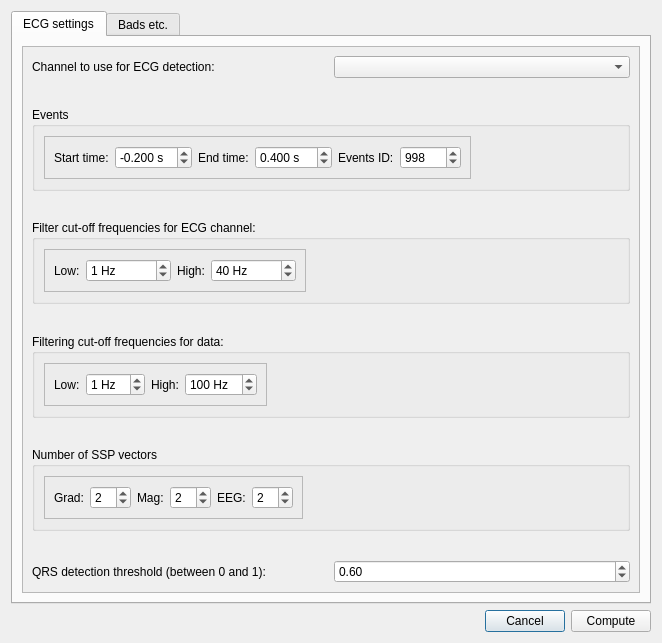
<?xml version="1.0" encoding="UTF-8"?>
<ui version="4.0">
 <class>Dialog</class>
 <widget class="QDialog" name="Dialog">
  <property name="geometry">
   <rect>
    <x>0</x>
    <y>0</y>
    <width>662</width>
    <height>643</height>
   </rect>
  </property>
  <property name="windowTitle">
   <string>Meggie - Compute ECG projections</string>
  </property>
  <layout class="QGridLayout" name="gridLayout">
   <item row="0" column="1">
    <widget class="QTabWidget" name="tabWidgetECGSettings">
     <property name="currentIndex">
      <number>0</number>
     </property>
     <widget class="QWidget" name="tabECG1">
      <attribute name="title">
       <string>ECG settings</string>
      </attribute>
      <layout class="QGridLayout" name="gridLayout_2">
       <item row="0" column="0">
        <widget class="QScrollArea" name="scrollArea">
         <property name="widgetResizable">
          <bool>true</bool>
         </property>
         <widget class="QWidget" name="scrollAreaWidgetContents_2">
          <property name="geometry">
           <rect>
            <x>0</x>
            <y>0</y>
            <width>618</width>
            <height>538</height>
           </rect>
          </property>
          <layout class="QGridLayout" name="gridLayout_7">
           <item row="0" column="0">
            <layout class="QVBoxLayout" name="verticalLayout_5">
             <item>
              <layout class="QHBoxLayout" name="horizontalLayout_10">
               <item>
                <widget class="QLabel" name="labelECGChannel">
                 <property name="text">
                  <string>Channel to use for ECG detection:</string>
                 </property>
                </widget>
               </item>
               <item>
                <widget class="QComboBox" name="comboBoxECGChannel"/>
               </item>
              </layout>
             </item>
             <item>
              <spacer name="verticalSpacer_5">
               <property name="orientation">
                <enum>Qt::Vertical</enum>
               </property>
               <property name="sizeHint" stdset="0">
                <size>
                 <width>20</width>
                 <height>40</height>
                </size>
               </property>
              </spacer>
             </item>
             <item>
              <widget class="QGroupBox" name="groupBoxEvent">
               <property name="title">
                <string>Events</string>
               </property>
               <layout class="QFormLayout" name="formLayout_4">
                <item row="0" column="0">
                 <widget class="QFrame" name="frame">
                  <property name="frameShape">
                   <enum>QFrame::StyledPanel</enum>
                  </property>
                  <property name="frameShadow">
                   <enum>QFrame::Raised</enum>
                  </property>
                  <layout class="QFormLayout" name="formLayout_3">
                   <item row="0" column="0">
                    <layout class="QHBoxLayout" name="horizontalLayout_8">
                     <item>
                      <layout class="QHBoxLayout" name="horizontalLayout">
                       <item>
                        <widget class="QLabel" name="labelTmin">
                         <property name="text">
                          <string>Start time:</string>
                         </property>
                        </widget>
                       </item>
                       <item>
                        <widget class="QDoubleSpinBox" name="doubleSpinBoxTmin">
                         <property name="suffix">
                          <string> s</string>
                         </property>
                         <property name="decimals">
                          <number>3</number>
                         </property>
                         <property name="minimum">
                          <double>-99.989999999999995</double>
                         </property>
                         <property name="singleStep">
                          <double>0.050000000000000</double>
                         </property>
                         <property name="value">
                          <double>-0.200000000000000</double>
                         </property>
                        </widget>
                       </item>
                      </layout>
                     </item>
                     <item>
                      <layout class="QHBoxLayout" name="horizontalLayout_2">
                       <item>
                        <widget class="QLabel" name="labelTmax">
                         <property name="text">
                          <string>End time:</string>
                         </property>
                        </widget>
                       </item>
                       <item>
                        <widget class="QDoubleSpinBox" name="doubleSpinBoxTmax">
                         <property name="suffix">
                          <string> s</string>
                         </property>
                         <property name="decimals">
                          <number>3</number>
                         </property>
                         <property name="minimum">
                          <double>-99.989999999999995</double>
                         </property>
                         <property name="singleStep">
                          <double>0.050000000000000</double>
                         </property>
                         <property name="value">
                          <double>0.400000000000000</double>
                         </property>
                        </widget>
                       </item>
                      </layout>
                     </item>
                     <item>
                      <layout class="QHBoxLayout" name="horizontalLayout_6">
                       <item>
                        <widget class="QLabel" name="labelEventID">
                         <property name="text">
                          <string>Events ID:</string>
                         </property>
                        </widget>
                       </item>
                       <item>
                        <widget class="QSpinBox" name="spinBoxEventsID">
                         <property name="maximum">
                          <number>10000</number>
                         </property>
                         <property name="value">
                          <number>998</number>
                         </property>
                        </widget>
                       </item>
                      </layout>
                     </item>
                    </layout>
                   </item>
                  </layout>
                 </widget>
                </item>
               </layout>
              </widget>
             </item>
             <item>
              <spacer name="verticalSpacer">
               <property name="orientation">
                <enum>Qt::Vertical</enum>
               </property>
               <property name="sizeHint" stdset="0">
                <size>
                 <width>20</width>
                 <height>40</height>
                </size>
               </property>
              </spacer>
             </item>
             <item>
              <widget class="QGroupBox" name="groupBoxFilteringECG">
               <property name="title">
                <string>Filter cut-off frequencies for ECG channel:</string>
               </property>
               <layout class="QFormLayout" name="formLayout_5">
                <item row="0" column="0">
                 <widget class="QFrame" name="frame_6">
                  <property name="frameShape">
                   <enum>QFrame::StyledPanel</enum>
                  </property>
                  <property name="frameShadow">
                   <enum>QFrame::Raised</enum>
                  </property>
                  <layout class="QGridLayout" name="gridLayout_3">
                   <item row="0" column="0">
                    <layout class="QHBoxLayout" name="horizontalLayout_18">
                     <property name="spacing">
                      <number>6</number>
                     </property>
                     <property name="sizeConstraint">
                      <enum>QLayout::SetDefaultConstraint</enum>
                     </property>
                     <item>
                      <layout class="QHBoxLayout" name="horizontalLayout_23">
                       <item>
                        <widget class="QLabel" name="labelLowPass">
                         <property name="sizePolicy">
                          <sizepolicy hsizetype="Preferred" vsizetype="Preferred">
                           <horstretch>0</horstretch>
                           <verstretch>0</verstretch>
                          </sizepolicy>
                         </property>
                         <property name="text">
                          <string>Low:</string>
                         </property>
                        </widget>
                       </item>
                       <item>
                        <widget class="QSpinBox" name="spinBoxLowPass">
                         <property name="suffix">
                          <string> Hz</string>
                         </property>
                         <property name="maximum">
                          <number>1000000</number>
                         </property>
                         <property name="value">
                          <number>1</number>
                         </property>
                        </widget>
                       </item>
                      </layout>
                     </item>
                     <item>
                      <layout class="QHBoxLayout" name="horizontalLayout_24">
                       <item>
                        <widget class="QLabel" name="labelHighPass">
                         <property name="text">
                          <string>High:</string>
                         </property>
                        </widget>
                       </item>
                       <item>
                        <widget class="QSpinBox" name="spinBoxHighPass">
                         <property name="suffix">
                          <string> Hz</string>
                         </property>
                         <property name="maximum">
                          <number>1000000000</number>
                         </property>
                         <property name="value">
                          <number>40</number>
                         </property>
                        </widget>
                       </item>
                      </layout>
                     </item>
                    </layout>
                   </item>
                  </layout>
                 </widget>
                </item>
               </layout>
              </widget>
             </item>
             <item>
              <spacer name="verticalSpacer_2">
               <property name="orientation">
                <enum>Qt::Vertical</enum>
               </property>
               <property name="sizeHint" stdset="0">
                <size>
                 <width>20</width>
                 <height>40</height>
                </size>
               </property>
              </spacer>
             </item>
             <item>
              <widget class="QGroupBox" name="groupBoxFilter">
               <property name="title">
                <string>Filtering cut-off frequencies for data:</string>
               </property>
               <layout class="QFormLayout" name="formLayout_6">
                <item row="0" column="0">
                 <widget class="QFrame" name="frame_7">
                  <property name="frameShape">
                   <enum>QFrame::StyledPanel</enum>
                  </property>
                  <property name="frameShadow">
                   <enum>QFrame::Raised</enum>
                  </property>
                  <layout class="QGridLayout" name="gridLayout_6">
                   <item row="0" column="0">
                    <layout class="QHBoxLayout" name="horizontalLayout_25">
                     <item>
                      <layout class="QHBoxLayout" name="horizontalLayout_26">
                       <item>
                        <widget class="QLabel" name="labelLow">
                         <property name="text">
                          <string>Low:</string>
                         </property>
                        </widget>
                       </item>
                       <item>
                        <widget class="QSpinBox" name="spinBoxLow">
                         <property name="suffix">
                          <string> Hz</string>
                         </property>
                         <property name="value">
                          <number>1</number>
                         </property>
                        </widget>
                       </item>
                      </layout>
                     </item>
                     <item>
                      <layout class="QHBoxLayout" name="horizontalLayout_27">
                       <item>
                        <widget class="QLabel" name="labelHigh">
                         <property name="text">
                          <string>High:</string>
                         </property>
                        </widget>
                       </item>
                       <item>
                        <widget class="QSpinBox" name="spinBoxHigh">
                         <property name="suffix">
                          <string> Hz</string>
                         </property>
                         <property name="maximum">
                          <number>1000</number>
                         </property>
                         <property name="value">
                          <number>100</number>
                         </property>
                        </widget>
                       </item>
                      </layout>
                     </item>
                    </layout>
                   </item>
                  </layout>
                 </widget>
                </item>
               </layout>
              </widget>
             </item>
             <item>
              <spacer name="verticalSpacer_3">
               <property name="orientation">
                <enum>Qt::Vertical</enum>
               </property>
               <property name="sizeHint" stdset="0">
                <size>
                 <width>20</width>
                 <height>40</height>
                </size>
               </property>
              </spacer>
             </item>
             <item>
              <widget class="QGroupBox" name="groupBoxSSP">
               <property name="title">
                <string>Number of SSP vectors</string>
               </property>
               <layout class="QFormLayout" name="formLayout_7">
                <item row="0" column="0">
                 <widget class="QFrame" name="frame_2">
                  <property name="frameShape">
                   <enum>QFrame::StyledPanel</enum>
                  </property>
                  <property name="frameShadow">
                   <enum>QFrame::Raised</enum>
                  </property>
                  <layout class="QGridLayout" name="gridLayout_5">
                   <item row="0" column="0">
                    <layout class="QHBoxLayout" name="horizontalLayout_9">
                     <item>
                      <layout class="QHBoxLayout" name="horizontalLayout_3">
                       <item>
                        <widget class="QLabel" name="labelGrad">
                         <property name="text">
                          <string>Grad:</string>
                         </property>
                        </widget>
                       </item>
                       <item>
                        <widget class="QSpinBox" name="spinBoxGrad">
                         <property name="value">
                          <number>2</number>
                         </property>
                        </widget>
                       </item>
                      </layout>
                     </item>
                     <item>
                      <layout class="QHBoxLayout" name="horizontalLayout_4">
                       <item>
                        <widget class="QLabel" name="labelMag">
                         <property name="text">
                          <string>Mag:</string>
                         </property>
                        </widget>
                       </item>
                       <item>
                        <widget class="QSpinBox" name="spinBoxMag">
                         <property name="value">
                          <number>2</number>
                         </property>
                        </widget>
                       </item>
                      </layout>
                     </item>
                     <item>
                      <layout class="QHBoxLayout" name="horizontalLayout_5">
                       <item>
                        <widget class="QLabel" name="labelEeg">
                         <property name="text">
                          <string>EEG:</string>
                         </property>
                        </widget>
                       </item>
                       <item>
                        <widget class="QSpinBox" name="spinBoxEeg">
                         <property name="value">
                          <number>2</number>
                         </property>
                        </widget>
                       </item>
                      </layout>
                     </item>
                    </layout>
                   </item>
                  </layout>
                 </widget>
                </item>
               </layout>
              </widget>
             </item>
             <item>
              <spacer name="verticalSpacer_4">
               <property name="orientation">
                <enum>Qt::Vertical</enum>
               </property>
               <property name="sizeHint" stdset="0">
                <size>
                 <width>20</width>
                 <height>40</height>
                </size>
               </property>
              </spacer>
             </item>
             <item>
              <layout class="QHBoxLayout" name="horizontalLayout_17">
               <item>
                <widget class="QLabel" name="label">
                 <property name="text">
                  <string>QRS detection threshold (between 0 and 1):</string>
                 </property>
                </widget>
               </item>
               <item>
                <widget class="QDoubleSpinBox" name="doubleSpinBoxQrs">
                 <property name="maximum">
                  <double>1.000000000000000</double>
                 </property>
                 <property name="singleStep">
                  <double>0.100000000000000</double>
                 </property>
                 <property name="value">
                  <double>0.600000000000000</double>
                 </property>
                </widget>
               </item>
              </layout>
             </item>
            </layout>
           </item>
          </layout>
         </widget>
        </widget>
       </item>
      </layout>
     </widget>
     <widget class="QWidget" name="tabECG2">
      <attribute name="title">
       <string>Bads etc.</string>
      </attribute>
      <widget class="QWidget" name="horizontalLayoutWidget_17">
       <property name="geometry">
        <rect>
         <x>10</x>
         <y>60</y>
         <width>364</width>
         <height>41</height>
        </rect>
       </property>
       <layout class="QHBoxLayout" name="horizontalLayout_21">
        <item>
         <widget class="QLabel" name="labelStart1">
          <property name="text">
           <string>Start artifact detection after</string>
          </property>
         </widget>
        </item>
        <item>
         <widget class="QSpinBox" name="spinBoxStart">
          <property name="maximum">
           <number>10000</number>
          </property>
          <property name="value">
           <number>5</number>
          </property>
         </widget>
        </item>
        <item>
         <widget class="QLabel" name="labelStart2">
          <property name="text">
           <string>seconds.</string>
          </property>
         </widget>
        </item>
       </layout>
      </widget>
      <widget class="QWidget" name="horizontalLayoutWidget">
       <property name="geometry">
        <rect>
         <x>10</x>
         <y>160</y>
         <width>310</width>
         <height>41</height>
        </rect>
       </property>
       <layout class="QHBoxLayout" name="horizontalLayout_7">
        <item>
         <widget class="QLabel" name="labelJobs">
          <property name="text">
           <string>Number of jobs to run in parallel:</string>
          </property>
         </widget>
        </item>
        <item>
         <widget class="QSpinBox" name="spinBoxJobs">
          <property name="value">
           <number>1</number>
          </property>
         </widget>
        </item>
       </layout>
      </widget>
      <widget class="QWidget" name="layoutWidget">
       <property name="geometry">
        <rect>
         <x>10</x>
         <y>110</y>
         <width>341</width>
         <height>41</height>
        </rect>
       </property>
       <layout class="QHBoxLayout" name="horizontalLayout_22">
        <item>
         <widget class="QLabel" name="labelTaps">
          <property name="text">
           <string>Number of taps to use for filtering:</string>
          </property>
         </widget>
        </item>
        <item>
         <widget class="QSpinBox" name="spinBoxTaps">
          <property name="maximum">
           <number>10000</number>
          </property>
          <property name="value">
           <number>2048</number>
          </property>
         </widget>
        </item>
       </layout>
      </widget>
      <widget class="QWidget" name="verticalLayoutWidget">
       <property name="geometry">
        <rect>
         <x>10</x>
         <y>250</y>
         <width>389</width>
         <height>111</height>
        </rect>
       </property>
       <layout class="QVBoxLayout" name="verticalLayout">
        <item>
         <widget class="QCheckBox" name="checkBoxEEGProj">
          <property name="text">
           <string>Add EEG average reference proj.</string>
          </property>
         </widget>
        </item>
        <item>
         <widget class="QCheckBox" name="checkBoxSSPProj">
          <property name="text">
           <string>Exclude the SSP projectors currently in the fiff file</string>
          </property>
          <property name="checked">
           <bool>true</bool>
          </property>
         </widget>
        </item>
        <item>
         <widget class="QCheckBox" name="checkBoxSSPCompute">
          <property name="text">
           <string>Compute SSP after averaging</string>
          </property>
         </widget>
        </item>
       </layout>
      </widget>
      <widget class="QWidget" name="layoutWidget_2">
       <property name="geometry">
        <rect>
         <x>10</x>
         <y>10</y>
         <width>531</width>
         <height>41</height>
        </rect>
       </property>
       <layout class="QHBoxLayout" name="horizontalLayout_29">
        <item>
         <widget class="QLabel" name="labelBad">
          <property name="text">
           <string>Bad channels (eg. MEG 2443, MEG 1531):</string>
          </property>
         </widget>
        </item>
        <item>
         <widget class="QLineEdit" name="lineEditBad"/>
        </item>
       </layout>
      </widget>
      <widget class="QGroupBox" name="groupBox">
       <property name="geometry">
        <rect>
         <x>10</x>
         <y>400</y>
         <width>520</width>
         <height>132</height>
        </rect>
       </property>
       <property name="title">
        <string>Epoch rejection</string>
       </property>
       <layout class="QFormLayout" name="formLayout_2">
        <item row="0" column="0">
         <widget class="QFrame" name="frameEpochRejection">
          <property name="enabled">
           <bool>true</bool>
          </property>
          <property name="frameShape">
           <enum>QFrame::StyledPanel</enum>
          </property>
          <property name="frameShadow">
           <enum>QFrame::Raised</enum>
          </property>
          <layout class="QFormLayout" name="formLayout">
           <item row="0" column="0">
            <layout class="QHBoxLayout" name="horizontalLayout_12">
             <item>
              <layout class="QVBoxLayout" name="verticalLayout_2">
               <item>
                <layout class="QHBoxLayout" name="horizontalLayout_14">
                 <item>
                  <widget class="QLabel" name="labelGradReject">
                   <property name="text">
                    <string>Grad:</string>
                   </property>
                  </widget>
                 </item>
                 <item>
                  <widget class="QDoubleSpinBox" name="doubleSpinBoxGradReject">
                   <property name="suffix">
                    <string> fT/cm</string>
                   </property>
                   <property name="maximum">
                    <double>1000000000.000000000000000</double>
                   </property>
                   <property name="value">
                    <double>3000.000000000000000</double>
                   </property>
                  </widget>
                 </item>
                </layout>
               </item>
               <item>
                <layout class="QHBoxLayout" name="horizontalLayout_11">
                 <item>
                  <widget class="QLabel" name="labelEegReject">
                   <property name="text">
                    <string>EEG:</string>
                   </property>
                  </widget>
                 </item>
                 <item>
                  <widget class="QDoubleSpinBox" name="doubleSpinBoxEEGReject">
                   <property name="suffix">
                    <string> uV</string>
                   </property>
                   <property name="maximum">
                    <double>1000000000.000000000000000</double>
                   </property>
                   <property name="value">
                    <double>100.000000000000000</double>
                   </property>
                  </widget>
                 </item>
                </layout>
               </item>
              </layout>
             </item>
             <item>
              <layout class="QVBoxLayout" name="verticalLayout_3">
               <item>
                <layout class="QHBoxLayout" name="horizontalLayout_13">
                 <item>
                  <widget class="QLabel" name="labelMagReject">
                   <property name="text">
                    <string>Mag:</string>
                   </property>
                  </widget>
                 </item>
                 <item>
                  <widget class="QDoubleSpinBox" name="doubleSpinBoxMagReject">
                   <property name="suffix">
                    <string> fT</string>
                   </property>
                   <property name="maximum">
                    <double>1000000000.000000000000000</double>
                   </property>
                   <property name="value">
                    <double>4000.000000000000000</double>
                   </property>
                  </widget>
                 </item>
                </layout>
               </item>
               <item>
                <layout class="QHBoxLayout" name="horizontalLayout_15">
                 <item>
                  <widget class="QLabel" name="labelEOGReject">
                   <property name="text">
                    <string>EOG:</string>
                   </property>
                  </widget>
                 </item>
                 <item>
                  <widget class="QDoubleSpinBox" name="doubleSpinBoxEOGReject">
                   <property name="suffix">
                    <string> uV</string>
                   </property>
                   <property name="maximum">
                    <double>1000000000.000000000000000</double>
                   </property>
                   <property name="value">
                    <double>250.000000000000000</double>
                   </property>
                  </widget>
                 </item>
                </layout>
               </item>
              </layout>
             </item>
            </layout>
           </item>
          </layout>
         </widget>
        </item>
       </layout>
      </widget>
     </widget>
    </widget>
   </item>
   <item row="1" column="1">
    <layout class="QHBoxLayout" name="horizontalLayout_16">
     <item>
      <spacer name="horizontalSpacer">
       <property name="orientation">
        <enum>Qt::Horizontal</enum>
       </property>
       <property name="sizeHint" stdset="0">
        <size>
         <width>40</width>
         <height>20</height>
        </size>
       </property>
      </spacer>
     </item>
     <item>
      <widget class="QPushButton" name="pushButtonCancel">
       <property name="text">
        <string>Cancel</string>
       </property>
      </widget>
     </item>
     <item>
      <widget class="QPushButton" name="pushButtonCompute">
       <property name="sizePolicy">
        <sizepolicy hsizetype="Minimum" vsizetype="Fixed">
         <horstretch>0</horstretch>
         <verstretch>0</verstretch>
        </sizepolicy>
       </property>
       <property name="text">
        <string>Compute</string>
       </property>
      </widget>
     </item>
    </layout>
   </item>
  </layout>
 </widget>
 <tabstops>
  <tabstop>tabWidgetECGSettings</tabstop>
  <tabstop>lineEditBad</tabstop>
  <tabstop>spinBoxStart</tabstop>
  <tabstop>spinBoxTaps</tabstop>
  <tabstop>spinBoxJobs</tabstop>
  <tabstop>checkBoxEEGProj</tabstop>
  <tabstop>checkBoxSSPProj</tabstop>
  <tabstop>checkBoxSSPCompute</tabstop>
  <tabstop>doubleSpinBoxGradReject</tabstop>
  <tabstop>doubleSpinBoxMagReject</tabstop>
  <tabstop>doubleSpinBoxEEGReject</tabstop>
  <tabstop>doubleSpinBoxEOGReject</tabstop>
  <tabstop>pushButtonCancel</tabstop>
  <tabstop>pushButtonCompute</tabstop>
 </tabstops>
 <resources/>
 <connections>
  <connection>
   <sender>pushButtonCompute</sender>
   <signal>clicked(bool)</signal>
   <receiver>Dialog</receiver>
   <slot>accept()</slot>
   <hints>
    <hint type="sourcelabel">
     <x>562</x>
     <y>736</y>
    </hint>
    <hint type="destinationlabel">
     <x>356</x>
     <y>5</y>
    </hint>
   </hints>
  </connection>
  <connection>
   <sender>pushButtonCancel</sender>
   <signal>clicked()</signal>
   <receiver>Dialog</receiver>
   <slot>reject()</slot>
   <hints>
    <hint type="sourcelabel">
     <x>471</x>
     <y>736</y>
    </hint>
    <hint type="destinationlabel">
     <x>277</x>
     <y>7</y>
    </hint>
   </hints>
  </connection>
 </connections>
</ui>
